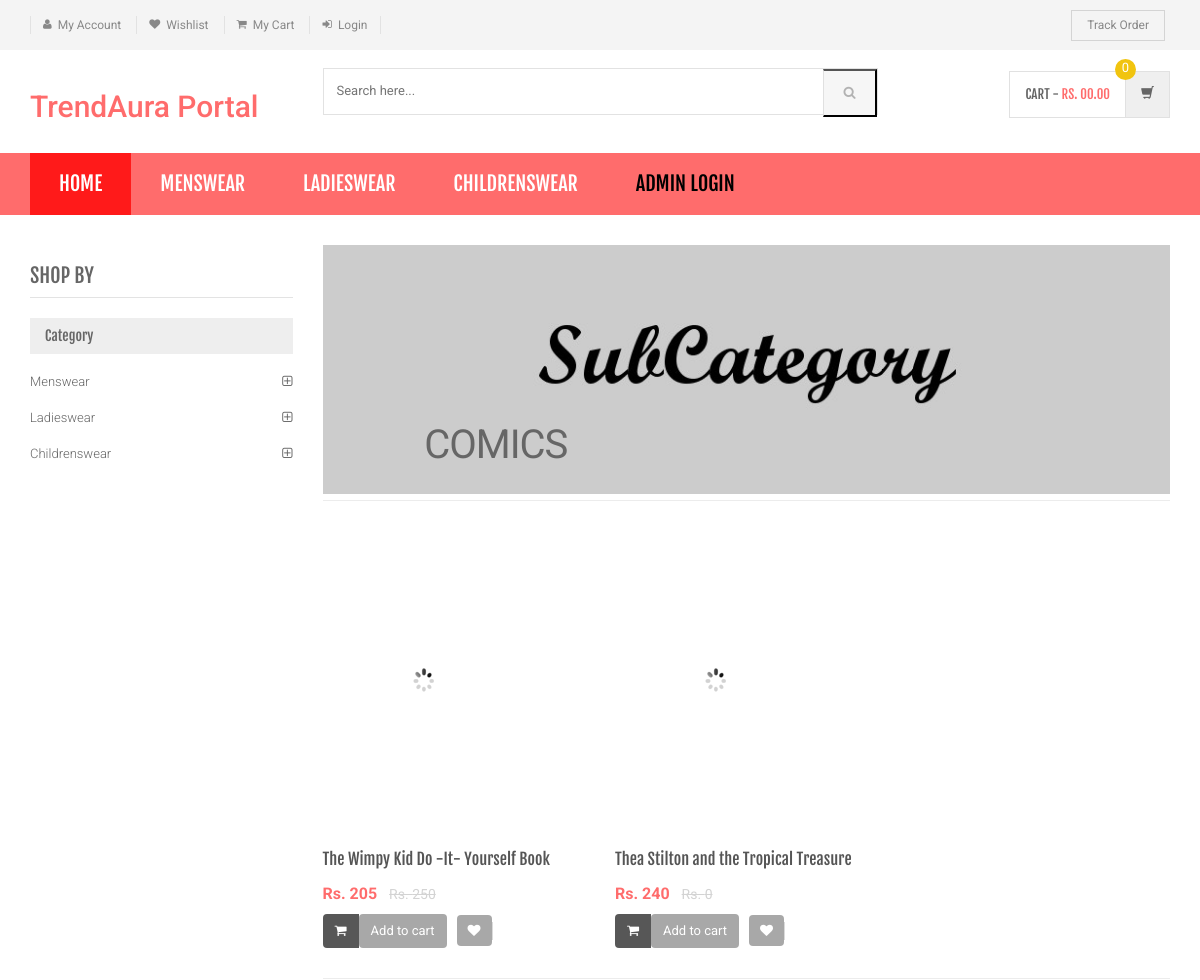
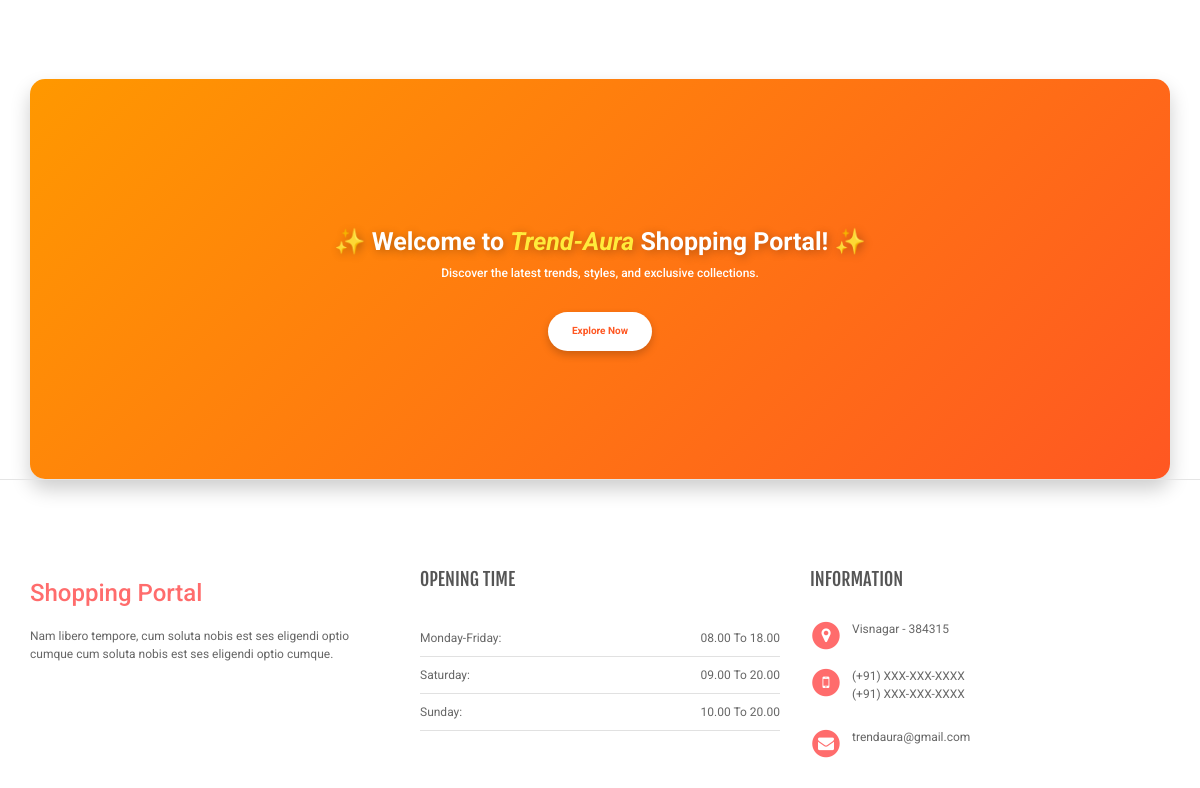
The app's page /shopping/sub-category.php?scid=8 with its own data (2 pictures, top to bottom).
### tables this page shows
CREATE TABLE `category` (
  `id` int(11) NOT NULL,
  `categoryName` varchar(255) DEFAULT NULL,
  `categoryDescription` longtext DEFAULT NULL,
  `creationDate` timestamp NOT NULL DEFAULT current_timestamp(),
  `updationDate` varchar(255) DEFAULT NULL
);

CREATE TABLE `subcategory` (
  `id` int(11) NOT NULL,
  `categoryid` int(11) DEFAULT NULL,
  `subcategory` varchar(255) DEFAULT NULL,
  `creationDate` timestamp NULL DEFAULT current_timestamp(),
  `updationDate` varchar(255) DEFAULT NULL
);

CREATE TABLE `products` (
  `id` int(11) NOT NULL,
  `category` int(11) NOT NULL,
  `subCategory` int(11) DEFAULT NULL,
  `productName` varchar(255) DEFAULT NULL,
  `productCompany` varchar(255) DEFAULT NULL,
  `productPrice` int(11) DEFAULT NULL,
  `productPriceBeforeDiscount` int(11) DEFAULT NULL,
  `productDescription` longtext DEFAULT NULL,
  `productImage1` varchar(255) DEFAULT NULL,
  `productImage2` varchar(255) DEFAULT NULL,
  `productImage3` varchar(255) DEFAULT NULL,
  `shippingCharge` int(11) DEFAULT NULL,
  `productAvailability` varchar(255) DEFAULT NULL,
  `postingDate` timestamp NULL DEFAULT current_timestamp(),
  `updationDate` varchar(255) DEFAULT NULL
);

### shopping/sub-category.php (the view, shortened to what this page needs)
<?php
include('includes/config.php');
$cid=intval($_GET['scid']);
?>
<!DOCTYPE html>
<html lang="en">
	<head>
	    <link rel="stylesheet" href="assets/css/bootstrap.min.css">
	    <link rel="stylesheet" href="assets/css/main.css">
	    <link rel="stylesheet" href="assets/css/red.css">
	    <link rel="stylesheet" href="assets/css/owl.carousel.css">
		<link rel="stylesheet" href="assets/css/owl.transitions.css">
		<link href="assets/css/lightbox.css" rel="stylesheet">
		<link rel="stylesheet" href="assets/css/animate.min.css">
		<link rel="stylesheet" href="assets/css/rateit.css">
		<link rel="stylesheet" href="assets/css/bootstrap-select.min.css">
		<link rel="stylesheet" href="assets/css/config.css">
		<link href="assets/css/green.css" rel="alternate stylesheet" title="Green color">
		<link href="assets/css/blue.css" rel="alternate stylesheet" title="Blue color">
		<link href="assets/css/red.css" rel="alternate stylesheet" title="Red color">
		<link href="assets/css/orange.css" rel="alternate stylesheet" title="Orange color">
		<link href="assets/css/dark-green.css" rel="alternate stylesheet" title="Darkgreen color">
		<link rel="stylesheet" href="assets/css/font-awesome.min.css">
	</head>
    <body class="cnt-home">
<header class="header-style-1">
<?php include('includes/top-header.php');?>
<?php include('includes/main-header.php');?>
<?php include('includes/menu-bar.php');?>
</header>
<div class="body-content outer-top-xs">
	<div class='container'>
		<div class='row outer-bottom-sm'>
			<div class='col-md-3 sidebar'>
	            <div class="sidebar-module-container">
	            	<h3 class="section-title">shop by</h3>
	            	<div class="sidebar-filter">
<div class="sidebar-widget wow fadeInUp outer-bottom-xs ">
	<div class="widget-header m-t-20">
		<h4 class="widget-title">Category</h4>
	</div>
	<div class="sidebar-widget-body m-t-10">
	         <?php $sql=mysqli_query($con,"select id,categoryName  from category");
while($row=mysqli_fetch_array($sql))
{
    ?>
		<div class="accordion">
	    	<div class="accordion-group">
	            <div class="accordion-heading">
	                <a href="category.php?cid=<?php echo $row['id'];?>"  class="accordion-toggle collapsed">
	                   <?php echo $row['categoryName'];?>
	                </a>
	            </div>
	        </div>
	    </div>
	    <?php } ?>
	</div>
</div>
	            	</div>
	            </div>
            </div>
			<div class='col-md-9'>
	<div id="category" class="category-carousel hidden-xs">
		<div class="item">
			<div class="image">
				<img src="assets/images/banners/cat-banner-2.jpg" alt="" class="img-responsive">
			</div>
			<div class="container-fluid">
				<div class="caption vertical-top text-left">
					<div class="big-text">
						<br />
					</div>
					       <?php $sql=mysqli_query($con,"select subcategory  from subcategory where id='$cid'");
while($row=mysqli_fetch_array($sql))
{
    ?>
					<div class="excerpt hidden-sm hidden-md">
						<?php echo htmlentities($row['subcategory']);?>
					</div>
			<?php } ?>
				</div>
			</div>
		</div>
</div>
				<div class="search-result-container">
					<div id="myTabContent" class="tab-content">
						<div class="tab-pane active " id="grid-container">
							<div class="category-product  inner-top-vs">
								<div class="row">
			<?php
$ret=mysqli_query($con,"select * from products where subCategory='$cid'");
$num=mysqli_num_rows($ret);
if($num>0)
{
while ($row=mysqli_fetch_array($ret))
{?>
		<div class="col-sm-6 col-md-4 wow fadeInUp">
			<div class="products">
	<div class="product">
		<div class="product-image">
			<div class="image">
				<a href="product-details.php?pid=<?php echo htmlentities($row['id']);?>"><img  src="assets/images/blank.gif" data-echo="admin/productimages/<?php echo htmlentities($row['id']);?>/<?php echo htmlentities($row['productImage1']);?>" alt="" width="200" height="300"></a>
			</div>
		</div>
		<div class="product-info text-left">
			<h3 class="name"><a href="product-details.php?pid=<?php echo htmlentities($row['id']);?>"><?php echo htmlentities($row['productName']);?></a></h3>
			<div class="product-price">
				<span class="price">
					Rs. <?php echo htmlentities($row['productPrice']);?>			</span>
										     <span class="price-before-discount">Rs. <?php echo htmlentities($row['productPriceBeforeDiscount']);?></span>
			</div>
		</div>
					<div class="cart clearfix animate-effect">
				<div class="action">
					<ul class="list-unstyled">
						<li class="add-cart-button btn-group">
						<?php if($row['productAvailability']=='In Stock'){?>
										<button class="btn btn-primary icon" data-toggle="dropdown" type="button">
								<i class="fa fa-shopping-cart"></i>
							</button>
							<a href="category.php?page=product&action=add&id=<?php echo $row['id']; ?>">
							<button class="btn btn-primary" type="button">Add to cart</button></a>
								<?php } else {?>
							<div class="action" style="color:red">Out of Stock</div>
					<?php } ?>
						</li>
		                <li class="lnk wishlist">
							<a class="add-to-cart" href="category.php?pid=<?php echo htmlentities($row['id'])?>&&action=wishlist" title="Wishlist">
								 <i class="icon fa fa-heart"></i>
							</a>
						</li>
					</ul>
				</div>
			</div>
			</div>
			</div>
		</div>
	  <?php } } else {?>
		<div class="col-sm-6 col-md-4 wow fadeInUp"> <h3>No Product Found</h3>
		</div>
<?php } ?>
										</div>
							</div>
						</div>
				</div>
			</div>
		</div></div>
		<?php include('includes/brands-slider.php');?>
</div>
</div>
<?php include('includes/footer.php');?>
</body>
</html>

### shopping/includes/menu-bar.php (shortened to what this page needs)
<div class="header-nav animate-dropdown">
    <div class="container">
        <div class="yamm navbar navbar-default" role="navigation">
            <div class="nav-bg-class">
                <div class="navbar-collapse collapse" id="mc-horizontal-menu-collapse">
	<div class="nav-outer">
		<ul class="nav navbar-nav">
			<li class="active dropdown yamm-fw">
				<a href="index.php" data-hover="dropdown" class="dropdown-toggle">Home</a>
			</li>
              <?php $sql=mysqli_query($con,"select id,categoryName  from category limit 6");
while($row=mysqli_fetch_array($sql))
{
    ?>
			<li class="dropdown yamm">
				<a href="category.php?cid=<?php echo $row['id'];?>"> <?php echo $row['categoryName'];?></a>
			</li>
			<?php } ?>
			<li class="dropdown yamm">
				<a href="admin/" style="color:#000"> Admin Login</a>
			</li>
		</ul>
		<div class="clearfix"></div>
	</div>
</div>
            </div>
        </div>
    </div>
</div>

### shopping/assets/css/red.css (style rules this page uses)
a { color: #ff6c6c; }
.header-style-1 .header-nav { background: #ff6c6c; }
.cnt-home .header-style-1 .header-nav .navbar .navbar-nav > li.active { background: #ff1a1a; }
.product .product-info .product-price .price { color: #ff6c6c; }
.sidebar .sidebar-module-container .sidebar-widget .sidebar-widget-body .accordion .accordion-group .accordion-heading .accordion-toggle, .sidebar .sidebar-module-container .sidebar-widget .sidebar-widget-body .accordion .accordion-group .accordion-heading .accordion-toggle:hover, .sidebar .sidebar-module-container .sidebar-widget .sidebar-widget-body .accordion .accordion-group .accordion-heading .accordion-toggle:focus, .sidebar .sidebar-module-container .sidebar-widget .sidebar-widget-body .accordion .accordion-group .accordion-heading .accordion-toggle:after { color: #ff6c6c; }

### shopping/assets/css/lightbox.css (style rules this page uses)
body:after { content: url(../images/close.png) url(../images/loading.gif) url(../images/prev.png) url(../images/next.png); display: none; }

### shopping/assets/css/green.css (style rules this page uses)
a { color: #abd07e; }
.header-style-1 .header-nav { background: #abd07e; }
.cnt-home .header-style-1 .header-nav .navbar .navbar-nav > li.active { background: #84b943; }
.product .product-info .product-price .price { color: #abd07e; }
.sidebar .sidebar-module-container .sidebar-widget .sidebar-widget-body .accordion .accordion-group .accordion-heading .accordion-toggle, .sidebar .sidebar-module-container .sidebar-widget .sidebar-widget-body .accordion .accordion-group .accordion-heading .accordion-toggle:hover, .sidebar .sidebar-module-container .sidebar-widget .sidebar-widget-body .accordion .accordion-group .accordion-heading .accordion-toggle:focus, .sidebar .sidebar-module-container .sidebar-widget .sidebar-widget-body .accordion .accordion-group .accordion-heading .accordion-toggle:after { color: #abd07e; }

### shopping/assets/css/blue.css (style rules this page uses)
a { color: #3498db; }
.header-style-1 .header-nav { background: #3498db; }
.cnt-home .header-style-1 .header-nav .navbar .navbar-nav > li.active { background: #1d6ca1; }
.product .product-info .product-price .price { color: #3498db; }
.sidebar .sidebar-module-container .sidebar-widget .sidebar-widget-body .accordion .accordion-group .accordion-heading .accordion-toggle, .sidebar .sidebar-module-container .sidebar-widget .sidebar-widget-body .accordion .accordion-group .accordion-heading .accordion-toggle:hover, .sidebar .sidebar-module-container .sidebar-widget .sidebar-widget-body .accordion .accordion-group .accordion-heading .accordion-toggle:focus, .sidebar .sidebar-module-container .sidebar-widget .sidebar-widget-body .accordion .accordion-group .accordion-heading .accordion-toggle:after { color: #3498db; }

### shopping/assets/css/orange.css (style rules this page uses)
a { color: #f39c12; }
.header-style-1 .header-nav { background: #f39c12; }
.cnt-home .header-style-1 .header-nav .navbar .navbar-nav > li.active { background: #ab6c09; }
.product .product-info .product-price .price { color: #f39c12; }
.sidebar .sidebar-module-container .sidebar-widget .sidebar-widget-body .accordion .accordion-group .accordion-heading .accordion-toggle, .sidebar .sidebar-module-container .sidebar-widget .sidebar-widget-body .accordion .accordion-group .accordion-heading .accordion-toggle:hover, .sidebar .sidebar-module-container .sidebar-widget .sidebar-widget-body .accordion .accordion-group .accordion-heading .accordion-toggle:focus, .sidebar .sidebar-module-container .sidebar-widget .sidebar-widget-body .accordion .accordion-group .accordion-heading .accordion-toggle:after { color: #f39c12; }

### shopping/assets/css/dark-green.css (style rules this page uses)
a { color: #12cca7; }
.header-style-1 .header-nav { background: #12cca7; }
.cnt-home .header-style-1 .header-nav .navbar .navbar-nav > li.active { background: #0b816a; }
.product .product-info .product-price .price { color: #12cca7; }
.sidebar .sidebar-module-container .sidebar-widget .sidebar-widget-body .accordion .accordion-group .accordion-heading .accordion-toggle, .sidebar .sidebar-module-container .sidebar-widget .sidebar-widget-body .accordion .accordion-group .accordion-heading .accordion-toggle:hover, .sidebar .sidebar-module-container .sidebar-widget .sidebar-widget-body .accordion .accordion-group .accordion-heading .accordion-toggle:focus, .sidebar .sidebar-module-container .sidebar-widget .sidebar-widget-body .accordion .accordion-group .accordion-heading .accordion-toggle:after { color: #12cca7; }

### records on screen
category: categoryName "MENSWEAR", categoryName "Menswear"
category: categoryName "LADIESWEAR", categoryName "Ladieswear"
category: categoryName "CHILDRENSWEAR", categoryName "Childrenswear"
subcategory: subcategory "COMICS"
products: productName "The Wimpy Kid Do -It- Yourself Book", productPrice "205", productPriceBeforeDiscount "250"
products: productName "Thea Stilton and the Tropical Treasure", productPrice "240", productPriceBeforeDiscount "0"
